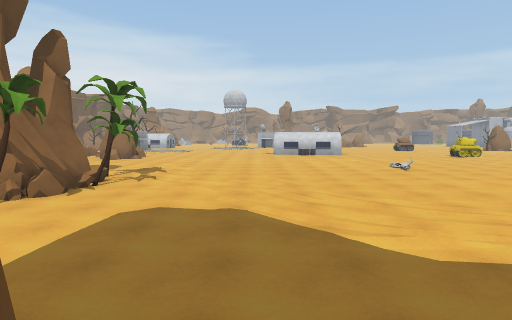
[1] (above)

24 first-person views from a walk through a 3-D level made in the Unity game engine. The camera is 1.5 m above the floor, tilts 4° down and sees 75° across. The floor is counted in squares, 2 m on a side. Each view is taken from the middle of a square. On the plan, view 1 faces up. The plan holds only what a view shows up to about 11 squares ahead; the rest is blank. The place goes on beyond the plan. Some animated figures are not drawn.

[2]
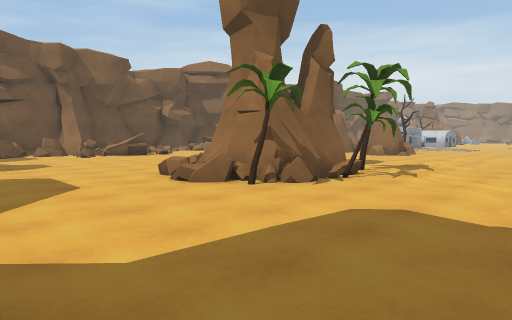

[3]
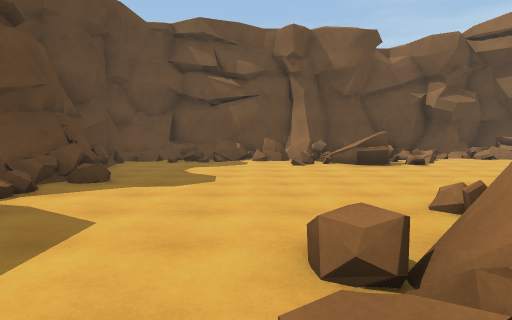

[4]
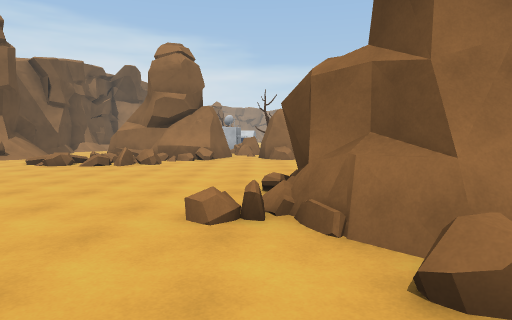

[5]
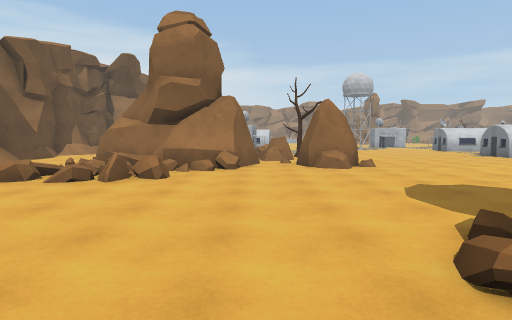

[6]
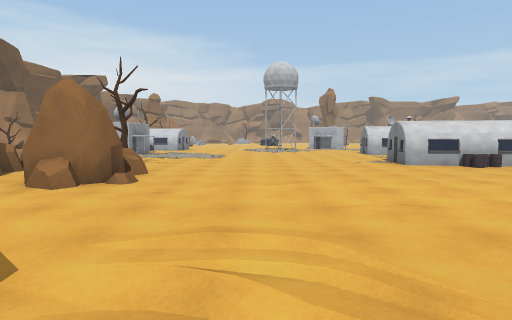

[7]
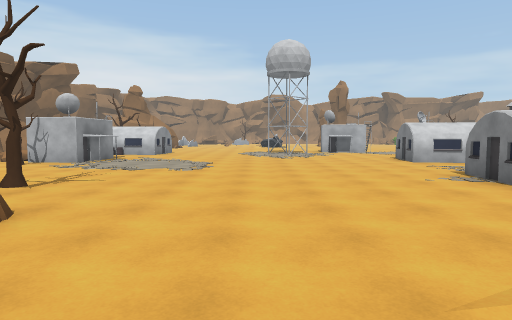

[8]
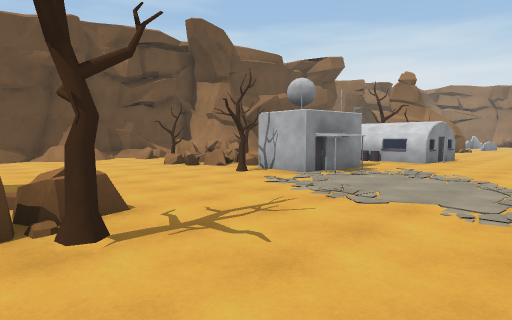

[9]
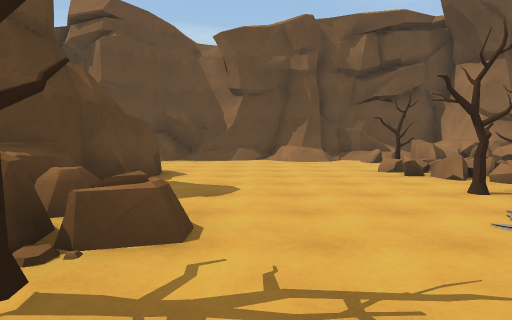

[10]
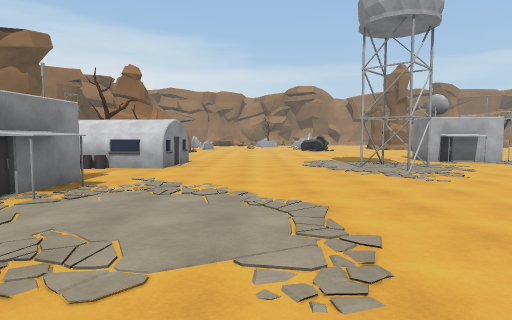

[11]
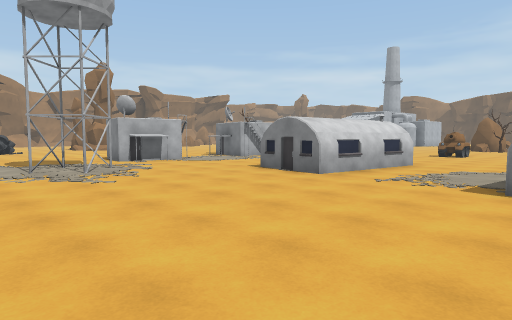

[12]
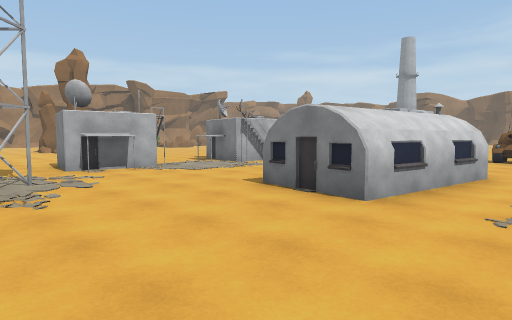

[13]
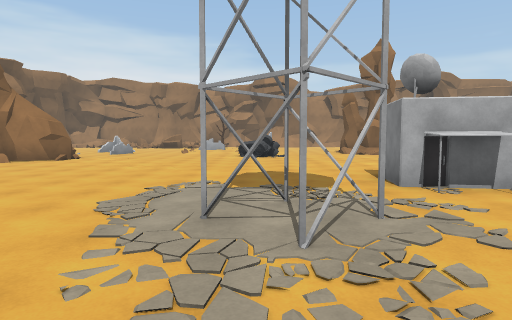

[14]
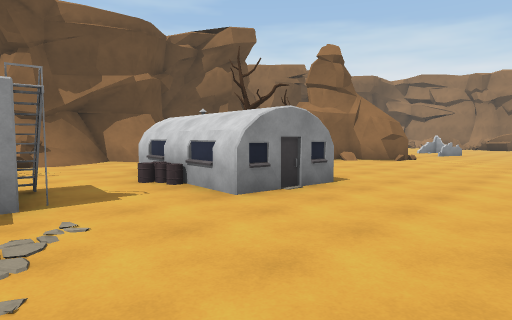

[15]
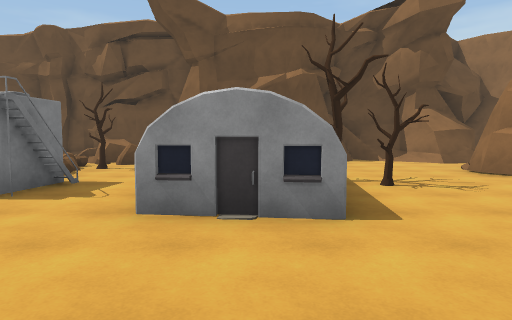

[16]
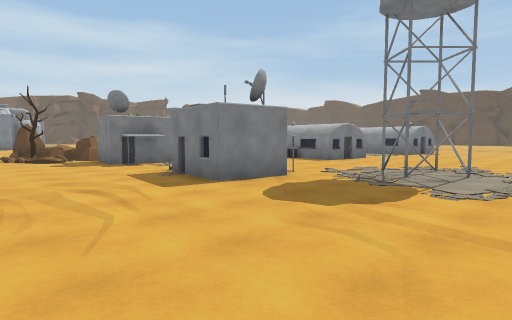

[17]
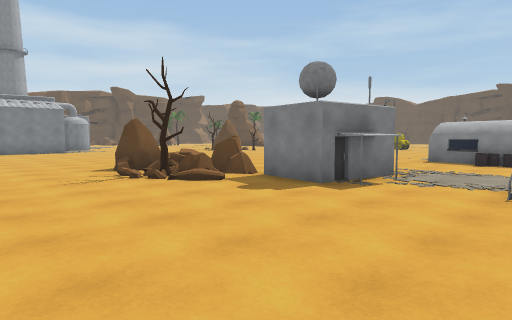

[18]
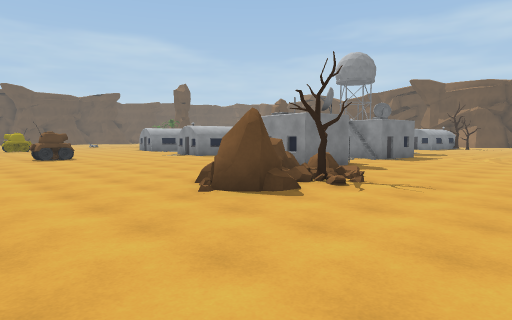

[19]
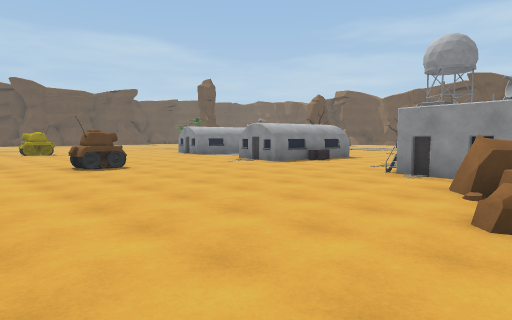

[20]
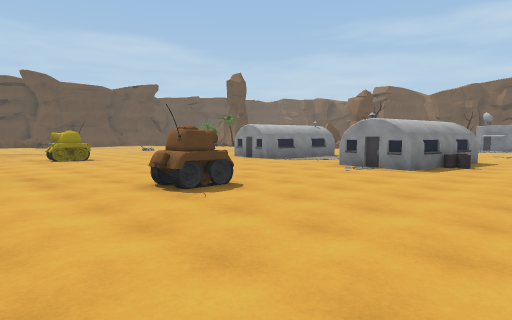

[21]
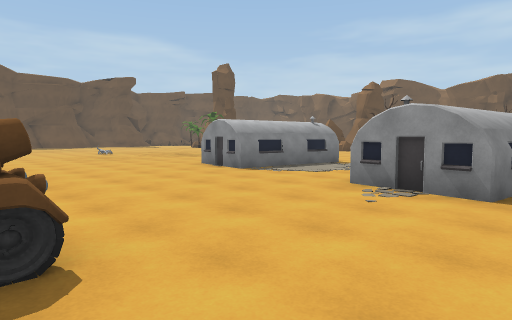

[22]
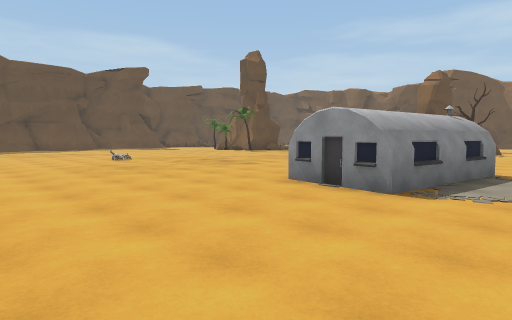

[23]
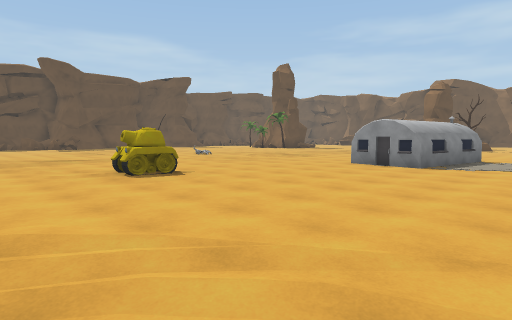

[24]
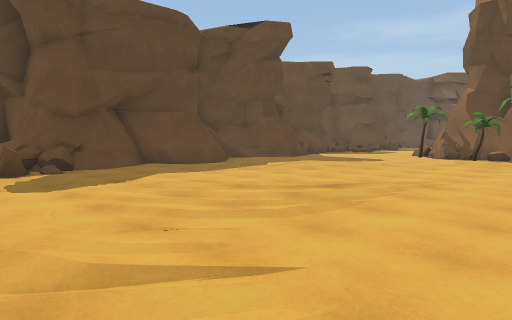

### Floor plan
Key: @ floor where view 1 was taken; # wall or solid block; . main floor; : floor 0.25 m higher than the main floor; + floor 0.5 m higher than the main floor; / step, stairs or slope; = window, fence, low wall or low ledge; ^ raised ledge; T tree; R rock; B building; A tank.
Columns run from 16 left of view 1 to 13 right of it. Each row starts with its distance up from view 1.
 35   #    ##..............  .....
 34   #.  ##.:....................
 33  ##..##....:.....:............
 32  #.........:.....:......TR....
 31  #...........:.........RRRR...
 30     ...T.........BB.BBBRR.....
 29   #   T  ........BB..BB.......
 28  ##.. BBBB....##.... .B.......
 27  #/...BBB.....##..............
 26  ##...........#=..............
 25 ####...B............B.........
 24 #=^=T= BB.........BBBB........
 23 #==#==.BB.........BBBB....A...
 22 #..T=..T .....................
 21 #.............................
 20 #.................B.........:.
 19 #................BBBB........:
 18 #.......RRT......BBBB.........
 17 /...##.RRR.........B.........
 16 #/. #####.R...............A..
 15 #/.=#####RR...............:..
 14  /  ####..R....:...:..... ...
 13  =. =#..........: .::.:.. ...
 12  =.+===.........:  ........::
 11  ............:.....:..... :::
 10  =...........:......#.... ..
  9  =#.......................
  8  ===......# T.:...........
  7   #=......###T::....:.:..:
  6  ##......=###........::.::
  5  =.=......##T.........:...
  4  #.........=....:.:....:.
  3  =#..............:......:
  2  ==.....................:
  1  =#...#=.   .. #. /##./=#
  0  #######        @ #######
 -1                        ^/
 -2                        ^#

Where each view was taken, in squares from view 1:
view 1: 0 up, 0 right, facing up
view 2: 1 up, 0 right, facing up-left
view 3: 4 up, 4 left, facing left
view 4: 3 up, 7 left, facing up
view 5: 6 up, 8 left, facing up
view 6: 9 up, 3 left, facing up
view 7: 13 up, 3 left, facing up
view 8: 17 up, 4 left, facing up-left
view 9: 19 up, 5 left, facing left
view 10: 19 up, 5 left, facing up
view 11: 19 up, 4 left, facing up-right
view 12: 21 up, 2 left, facing up-right
view 13: 24 up, 2 left, facing up
view 14: 24 up, 4 left, facing up-left
view 15: 28 up, 4 left, facing left
view 16: 34 up, 4 left, facing down-right
view 17: 35 up, 2 right, facing down-right
view 18: 35 up, 13 right, facing down-left
view 19: 31 up, 13 right, facing down-left
view 20: 27 up, 13 right, facing down-left
view 21: 25 up, 10 right, facing down-left
view 22: 21 up, 9 right, facing down-left
view 23: 22 up, 13 right, facing down-left
view 24: 9 up, 9 right, facing down-left
